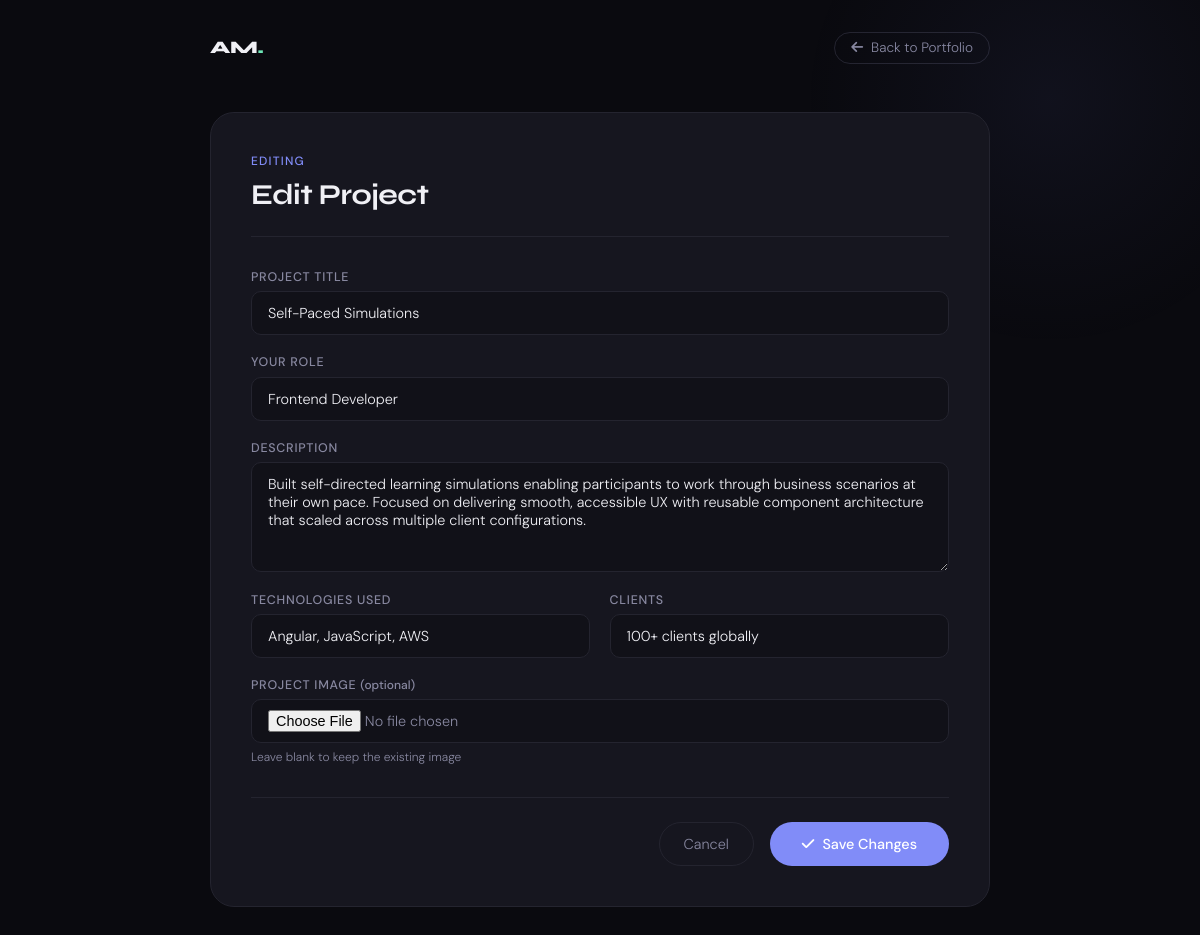
The app's page /portfolio/edit_project/34/ (signed in) with its own data.
### portfolio/models.py (models this page shows, shortened)
class Project(models.Model):
    title = models.CharField(max_length=100)
    role = models.CharField(max_length=100, default='Developer')
    description = models.TextField()
    technologies = models.TextField(default='')
    clients = models.CharField(max_length=200, default='Enterprise clients globally')
    image = models.ImageField(upload_to='static/portfolio_images/', default='default_image.png', blank=True, null=True)

### portfolio/views.py (the view, shortened to what this page needs)
# urls.py: path('edit_project/<int:pk>/', ProjectEditView.as_view(), name='edit_project'),
class ProjectEditView(LoginRequiredMixin, View):
    def get(self, request, pk=None):
        project = Project.objects.get(pk=pk)
        form = ProjectForm(instance=project)
        return render(request, "portfolio/edit_project.html", {'form': form})

### portfolio/forms.py
class ProjectForm(forms.ModelForm):
    class Meta:
        model = Project
        fields = ['title', 'role', 'description', 'technologies', 'clients', 'image']
    image = forms.ImageField(label='Project Image', required=False)

### portfolio/templates/portfolio/edit_project.html (shortened to what this page needs)
<!DOCTYPE html>
<html lang="en">
<head>
    {% load static %}
    <link rel="stylesheet" href="https://cdnjs.cloudflare.com/ajax/libs/font-awesome/6.5.0/css/all.min.css">
</head>
<body>
    <div class="bg-glow"></div>
    <div class="top-bar">
        <a href="{% url 'portfolio_list' %}" class="logo">AM<span>.</span></a>
        <a href="{% url 'portfolio_list' %}" class="back-btn"><i class="fas fa-arrow-left"></i> Back to Portfolio</a>
    </div>
    <div class="form-card">
        <div class="form-header">
            <div class="form-tag">Editing</div>
            <div class="form-title">Edit Project</div>
        </div>
        <form method="post" action="" enctype="multipart/form-data">
            <div class="form-grid">
                <div class="form-group full">
                    <label class="form-label">Project Title</label>
                    <input type="text" name="title" value="{{ form.title.value }}" placeholder="Project title" required>
                </div>
                <div class="form-group full">
                    <label class="form-label">Your Role</label>
                    <input type="text" name="role" value="{{ form.role.value }}" placeholder="e.g. Lead Delivery Manager">
                </div>
                <div class="form-group full">
                    <label class="form-label">Description</label>
                    <textarea name="description" placeholder="What was this product? What did you own?">{{ form.description.value }}</textarea>
                </div>
                <div class="form-group">
                    <label class="form-label">Technologies Used</label>
                    <input type="text" name="technologies" value="{{ form.technologies.value }}" placeholder="e.g. Angular JavaScript AWS">
                </div>
                <div class="form-group">
                    <label class="form-label">Clients</label>
                    <input type="text" name="clients" value="{{ form.clients.value }}" placeholder="e.g. 100+ enterprise clients globally">
                </div>
                <div class="form-group full">
                    <label class="form-label">Project Image <span style="color:var(--muted);font-size:0.75rem;text-transform:none;letter-spacing:0">(optional)</span></label>
                    <input type="file" name="image" accept="image/*">
                    <span class="form-hint">Leave blank to keep the existing image</span>
                </div>
            </div>
            <div class="form-actions">
                <a href="{% url 'portfolio_list' %}" class="btn-cancel">Cancel</a>
                <button type="submit" class="btn-save"><i class="fas fa-check"></i> Save Changes</button>
            </div>
        </form>
    </div>
</body>
</html>

### portfolio/templates/portfolio/edit_project.html (style rules this page uses)
*, *::before, *::after { box-sizing: border-box; margin: 0; padding: 0; }
:root { --bg: #0a0a0f; --bg2: #111118; --card: #16161f; --border: #24242f; --accent: #6ee7b7; --accent2: #818cf8; --text: #f0f0f5; --muted: #8888a0; --font-display: 'Syne', sans-serif; --font-body: 'DM Sans', sans-serif; }
body { background: var(--bg); color: var(--text); font-family: var(--font-body); font-weight: 300; min-height: 100vh; padding: 2rem 1.5rem 4rem; }
.bg-glow { position: fixed; width: 500px; height: 500px; border-radius: 50%; background: radial-gradient(circle, rgba(129,140,248,0.06) 0%, transparent 70%); top: -150px; right: -100px; pointer-events: none; }
.top-bar { display: flex; justify-content: space-between; align-items: center; max-width: 780px; margin: 0 auto 3rem; }
.logo { font-family: var(--font-display); font-weight: 800; font-size: 1.1rem; letter-spacing: -0.02em; color: var(--text); text-decoration: none; }
.logo span { color: var(--accent); }
.back-btn { display: inline-flex; align-items: center; gap: 0.5rem; color: var(--muted); text-decoration: none; font-size: 0.85rem; border: 1px solid var(--border); padding: 0.4rem 1rem; border-radius: 100px; transition: all 0.2s; }
.form-card { background: var(--card); border: 1px solid var(--border); border-radius: 24px; padding: 2.5rem; max-width: 780px; margin: 0 auto; animation: fadeUp 0.6s ease both; }
.form-header { margin-bottom: 2rem; padding-bottom: 1.5rem; border-bottom: 1px solid var(--border); }
.form-tag { font-size: 0.75rem; font-weight: 500; letter-spacing: 0.1em; text-transform: uppercase; color: var(--accent2); margin-bottom: 0.5rem; }
.form-title { font-family: var(--font-display); font-size: 1.8rem; font-weight: 700; letter-spacing: -0.02em; }
.form-grid { display: grid; grid-template-columns: 1fr 1fr; gap: 1.2rem; }
.form-group { display: flex; flex-direction: column; gap: 0.4rem; }
.form-group.full { grid-column: 1 / -1; }
.form-label { font-size: 0.78rem; font-weight: 500; letter-spacing: 0.06em; text-transform: uppercase; color: var(--muted); }
.form-group input[type="text"], .form-group input[type="file"], .form-group textarea { width: 100%; background: var(--bg2); border: 1px solid var(--border); border-radius: 10px; color: var(--text); font-family: var(--font-body); font-size: 0.9rem; font-weight: 300; padding: 0.75rem 1rem; outline: none; transition: border-color 0.2s, box-shadow 0.2s; }
.form-group textarea { resize: vertical; min-height: 110px; }
.form-group input::placeholder, .form-group textarea::placeholder { color: var(--muted); }
.form-group input[type="file"] { color: var(--muted); cursor: pointer; padding: 0.6rem 1rem; }
.form-hint { font-size: 0.75rem; color: var(--muted); }
.form-actions { display: flex; gap: 1rem; justify-content: flex-end; margin-top: 2rem; padding-top: 1.5rem; border-top: 1px solid var(--border); }
.btn-save { background: var(--accent2); color: #fff; font-family: var(--font-body); font-weight: 500; font-size: 0.9rem; padding: 0.75rem 2rem; border-radius: 100px; border: none; cursor: pointer; transition: all 0.2s; display: inline-flex; align-items: center; gap: 0.5rem; }
.btn-cancel { background: transparent; color: var(--muted); font-family: var(--font-body); font-size: 0.9rem; padding: 0.75rem 1.5rem; border-radius: 100px; border: 1px solid var(--border); cursor: pointer; text-decoration: none; transition: all 0.2s; display: inline-flex; align-items: center; }

### records on screen
Project: title "Self-Paced Simulations", role "Frontend Developer", description "Built self-directed learning simulations enabling participants to work through business scenarios at their own pace. Focused on delivering smooth, accessible UX with reusable component architecture that scaled across multiple client configurations.", technologies "Angular, JavaScript, AWS", clients "100+ clients globally"
